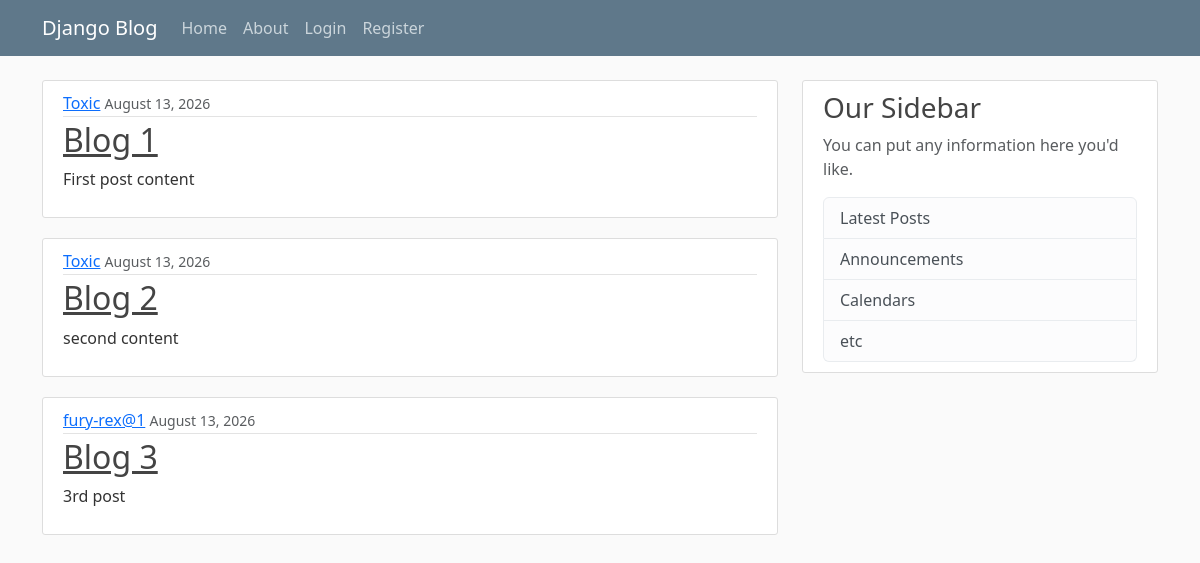
Before: / with the older database file.
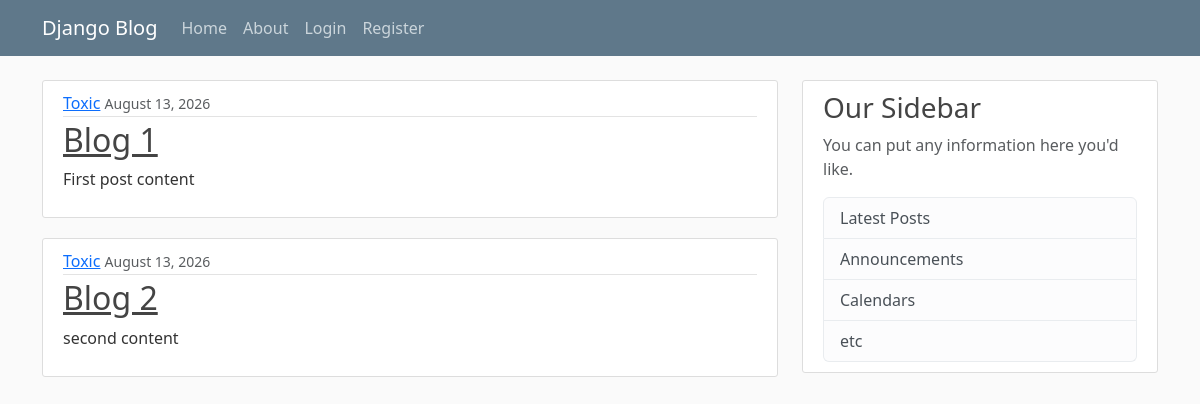
After: the same page with the newer database file.
### blog/models.py (models this page shows, shortened)
class post(models.Model):
    title=models.CharField(max_length=100)
    content=models.TextField()
    date_posted =models.DateField(default=timezone.now)
    author = models.ForeignKey(User, on_delete=models.CASCADE)#one to many relationship by using foreignkey

### blog/views.py (the view)
# urls.py: path('', views.home, name='blog-home'),
def home(request):
    context ={
        'posts':post.objects.all()
    }
    return render(request, 'blog/home.html', context)

### blog/templates/blog/home.html
{% extends "blog/base.html" %}
    {% block content %}
        {% for post in posts %}
            <article class="media content-section">
            <div class="media-body">
                <div class="article-metadata">
                <a class="mr-2" href="#">{{ post.author }}</a>
                <small class="text-muted">{{ post.date_posted|date:"F d, Y" }}</small>
                </div>
                <h2><a class="article-title" href="#">{{ post.title }}</a></h2>
                <p class="article-content">{{ post.content }}</p>
            </div>
            </article>
        {%endfor%}
    {% endblock content %}

### blog/templates/blog/base.html (shortened to what this page needs)
{% load static %}
<!DOCTYPE html>
<html lang="en">
<head>
    <link rel="stylesheet" href="https://cdn.jsdelivr.net/npm/bootstrap@5.3.0/dist/css/bootstrap.min.css">
    <link rel="stylesheet" type="text/css" href="{% static 'blog/main.css' %}">
</head>
<body>
    <header class="site-header">
        <nav class="navbar navbar-expand-md navbar-dark bg-steel fixed-top">
            <div class="container">
                <a class="navbar-brand mr-4" href="{% url 'blog-home' %}">Django Blog</a>
                <div class="collapse navbar-collapse" id="navbarToggle">
                    <div class="navbar-nav mr-auto">
                        <a class="nav-item nav-link" href="{% url 'blog-home' %}">Home</a>
                        <a class="nav-item nav-link" href="{% url 'blog-about' %}">About</a>
                    </div>
                    {% if user.is_authenticated %}
                        <a class="nav-item nav-link me-3"  href="{% url 'profile' %}">profile</a>
                        <form method="post" action="{% url 'logout' %}">
                            {% csrf_token %}
                           <button type="submit"
                                class="nav-item nav-link"
                                tyle="background: none; border: none; padding: 0.5rem 1rem; margin: 0;">
                                Logout
                            </button>
                        </form>
                    {% else %}
                        <div class="navbar-nav">
                            <a class="nav-item nav-link" href="{% url 'login' %}">Login</a>
                            <a class="nav-item nav-link" href="{% url 'register' %}">Register</a>
                        </div>
                    {% endif %}
                </div>
            </div>
        </nav>
    </header>
    <main role="main" class="container">
        <div class="row">
            <div class="col-md-8">
                {% block content %}{% endblock %}
            </div>
            <div class="col-md-4">
                <div class="content-section">
                    <h3>Our Sidebar</h3>
                    <p class="text-muted">
                        You can put any information here you'd like.
                    </p>
                    <ul class="list-group">
                        <li class="list-group-item list-group-item-light">Latest Posts</li>
                        <li class="list-group-item list-group-item-light">Announcements</li>
                        <li class="list-group-item list-group-item-light">Calendars</li>
                        <li class="list-group-item list-group-item-light">etc</li>
                    </ul>
                </div>
            </div>
        </div>
    </main>
</body>
</html>

### blog/static/blog/main.css (style rules this page uses)
body { background: #fafafa; color: #333333; margin-top: 5rem; }
h1, h2, h3, h4, h5, h6 { color: #444444; }
ul { margin: 0; }
.bg-steel { background-color: #5f788a; }
.site-header .navbar-nav .nav-link { color: #cbd5db; }
.content-section { background: #ffffff; padding: 10px 20px; border: 1px solid #dddddd; border-radius: 3px; margin-bottom: 20px; }
.article-title { color: #444444; }
.article-content { white-space: pre-line; }
.article-metadata { padding-bottom: 1px; margin-bottom: 4px; border-bottom: 1px solid #e3e3e3 }

Changed rows visible on the page:
removed post: author "fury-rex@1", date_posted "August 13, 2026", title "Blog 3", content "3rd post"
